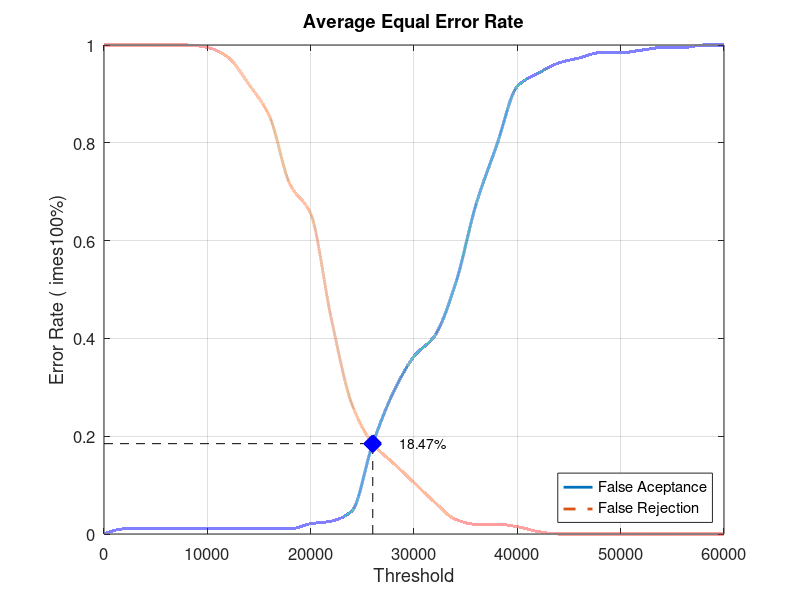
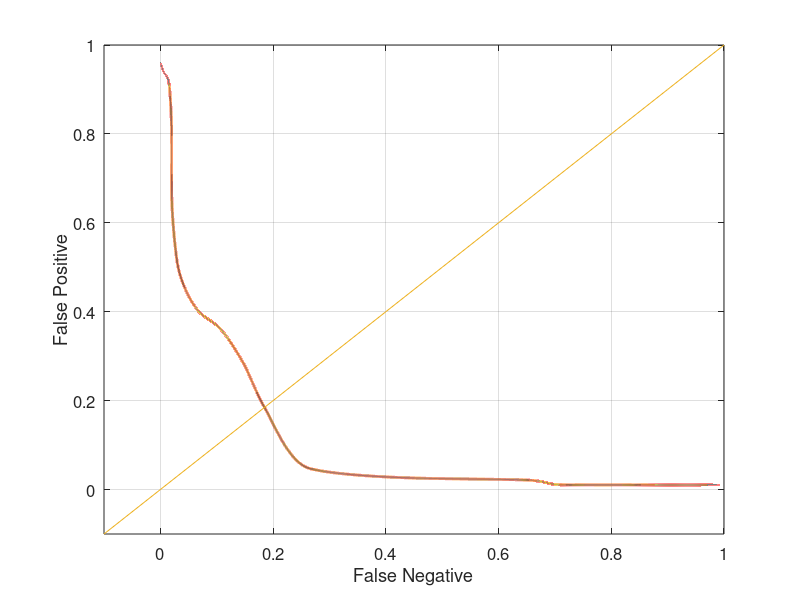

These figures' MATLAB source, in order:
close all;
clear;
clc;
x = 0:2000:60000;
xq = 0:0.5:60000;

y0 = [0 0.0105263 0.0105263 0.0105263 0.0105263 0.0105263 0.0105263 0.0105263 0.0105263 0.0105263 0.0210526 0.0263158 0.0473684 0.184211 0.289474 0.363158 0.405263 0.510526 0.673684 0.794737 0.915789 0.942105 0.963158 0.973684 0.984211 0.984211 0.989474 0.994737 0.994737 1 1]
yy0 = interp1(x, y0, xq, 'pchip');
y1 = [1 1 1 1 1 0.995 0.975 0.92 0.855 0.715 0.655 0.44 0.265 0.185 0.145 0.105 0.065 0.03 0.02 0.02 0.015 0.005 0 0 0 0 0 0 0 0 0]
yy1 = interp1(x, y1, xq, 'pchip');

% Calculating EER: 
y2 = abs(y0 - y1);
find(y2 == min(y2))
yy2 = abs(yy0 - yy1);
xEER = find(yy2 == min(yy2));
xEERIndex = xq(xEER) % X-axis EER
yEER = yy0(xEER) % Y-axis EER

main = figure
plot(xq, yy0,'-','LineWidth', 2);	hold on
plot(xq, yy1,'--','LineWidth', 2);	hold on
plot([xEERIndex xEERIndex], [0 yEER], 'k--');	hold on
plot([0 xEERIndex], [yEER yEER], 'k--');	hold on
plot(xEERIndex, yEER, 'bx', 'LineWidth', 10);	hold on
text(xEERIndex + 10 * xEERIndex / 100, yEER, [num2str(round((10000 * yEER)) / 100) '%'])
legend('False Aceptance', 'False Rejection', 'Location', 'SouthEast')
xlabel('Threshold')
ylabel('Error Rate (	imes100%)')
title('Average Equal Error Rate')
set(gca, 'FontSize', 12)
axis([0 60000 0 1])
grid on

print(main, 'Database1_3Main', '-dpng');
FNRxFPR = figure('Color', [1 1 1]);
plot(yy1, yy0, '-', yy1, yy0, 'LineWidth', 2);
hold on
y = -0.1:0.1:1
plot(y, y); 
set(gca, 'FontSize', 12)
xlabel('False Negative')
ylabel('False Positive')
axis([-0.1 1 -0.1 1])
set(gca, 'FontSize', 12)
grid on

print(FNRxFPR, 'Database1_3FNRxFPR','-dpng');
